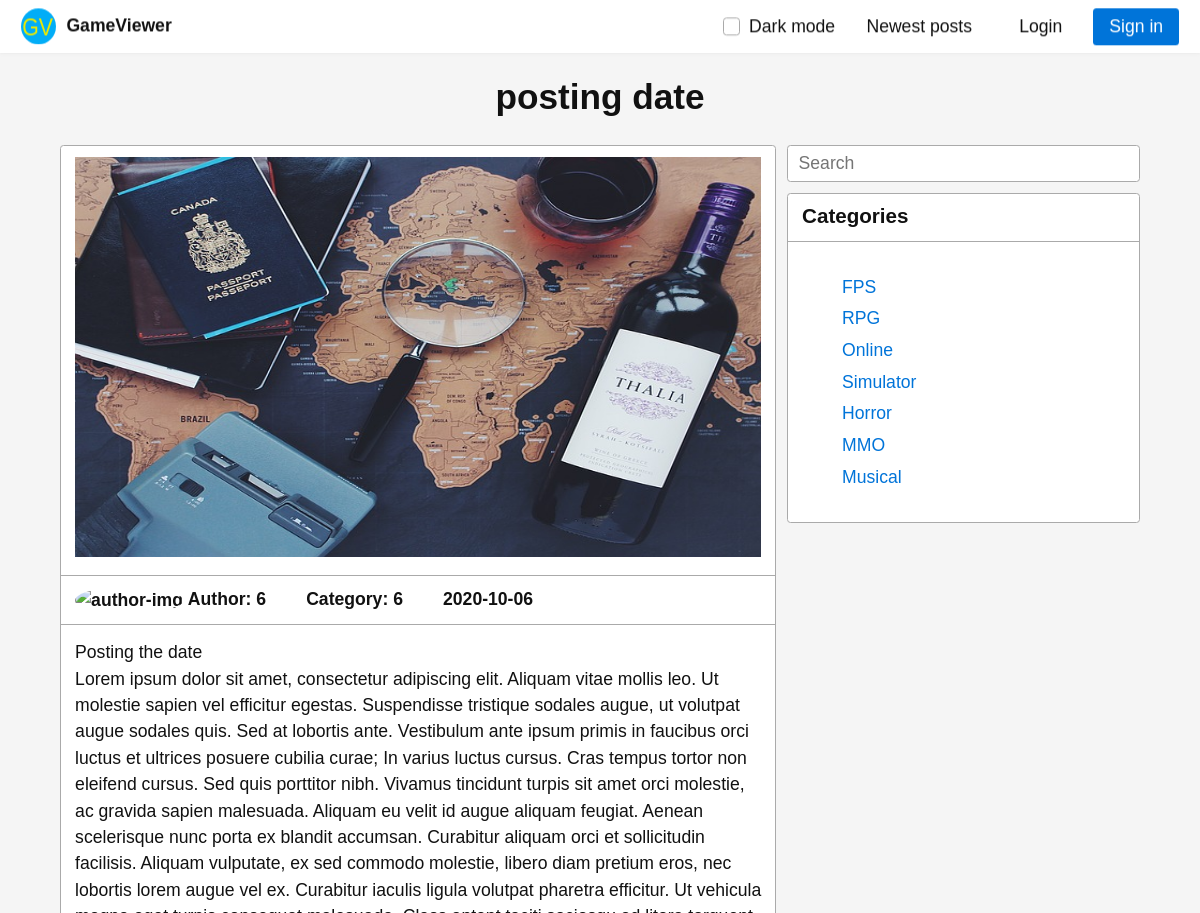
Page /review/posting date updated/5 (upper part) on the earlier database version.
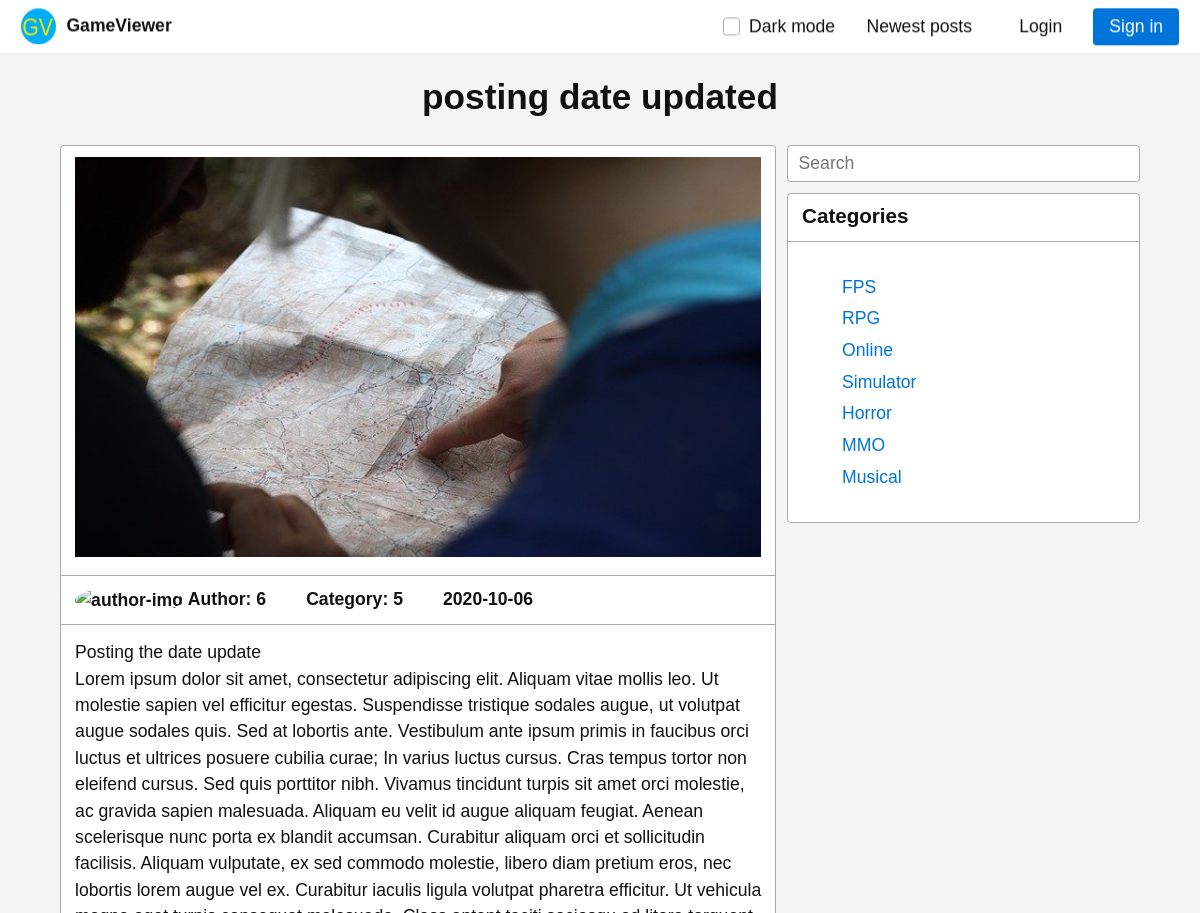
Same page on the later database version.
### models.py (models this page shows, shortened)
class Reviews(db.Model):
    id = db.Column(db.Integer, primary_key = True)
    id_user = db.Column(db.Integer, db.ForeignKey('users.id'), nullable=False)
    id_cat = db.Column(db.Integer, db.ForeignKey('categories.id'), nullable=False)
    title = db.Column(db.Text(50))
    img = db.Column(db.Text(50))
    content = db.Column(db.Text(50))
    created_at = db.Column(db.Text(50))

### controller.py (the view)
@app.route("/review/<review_title>/<id>")
def review(review_title, id):
    review = Reviews.query.filter_by(id = id).first()
    categ = Categories.query.all()
    if session.get('user') != None :
        user = Users.query.filter_by(id = session['user']).first()
    else:
        user = {"id": "0"}
    return render_template("read-review.html", cats = categ, review = review, user = user)

### templates/read-review.html (shortened to what this page needs)
{% extends "layout/base.html" %}
{% block title %} {{ review.title }} {% endblock %}
{% block content %}
<div class="two-third-600">
    <article class="card">
        <header>
            <img style="width: 100%; max-height: 400px;" src="{{ url_for('static', filename = review.img) }}" alt="game photo">
        </header>
        <header>
            <img style="width: 50px; border-radius: 100%; vertical-align: middle;" src="https://cdn3.f-cdn.com/contestentries/1376995/30494909/5b566bc71d308_thumb900.jpg" alt="author-img">
            <h4>Author: {{ review.id_user }} </h4>
            <h4>Category: {{ review.id_cat }} </h4>
            <h4>{{ review.created_at }}</h4>
        </header>
        <footer>
            {{ review.content }}
            <p>
                </p>
        </footer>
    </article>
</div>
{% include "layout/categories-card.html" %}
{% endblock %}

Differences in the rows shown:
changed Reviews: title "posting date" → "posting date updated"; img: a different picture; id_cat "6" → "5"; content "Posting the date" → "Posting the date update"
